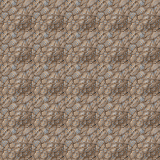

This is a level from a 2D game, rendered from its Tiled map with the project's own tilesets. A one-line summary and the complete map file follow:
An orthogonal 5x5 tile map with 32x32 px tiles, 1 tile layer (Tile Layer 1).

<map version="1.2" tiledversion="1.2.2" orientation="orthogonal" renderorder="right-down" width="5" height="5" tilewidth="32" tileheight="32" infinite="0" nextlayerid="2" nextobjectid="1">
 <tileset firstgid="1" source="../../Textures/TileSet_001.tsx" />
 <layer id="1" name="Tile Layer 1" width="5" height="5">
  <data encoding="csv">
7,7,7,7,7,
7,7,7,7,7,
7,7,7,7,7,
7,7,7,7,7,
7,7,7,7,7
</data>
 </layer>
</map>
